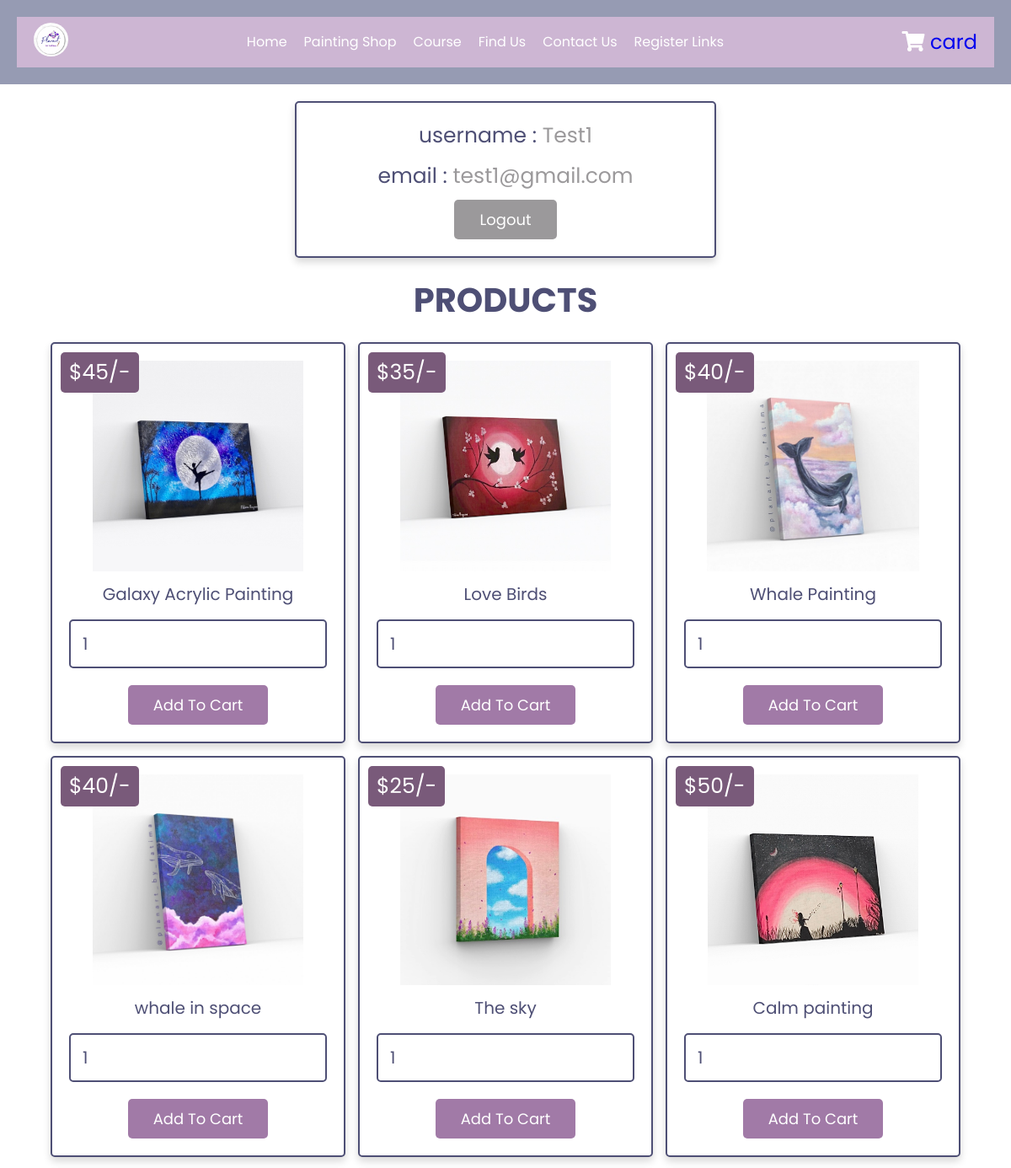
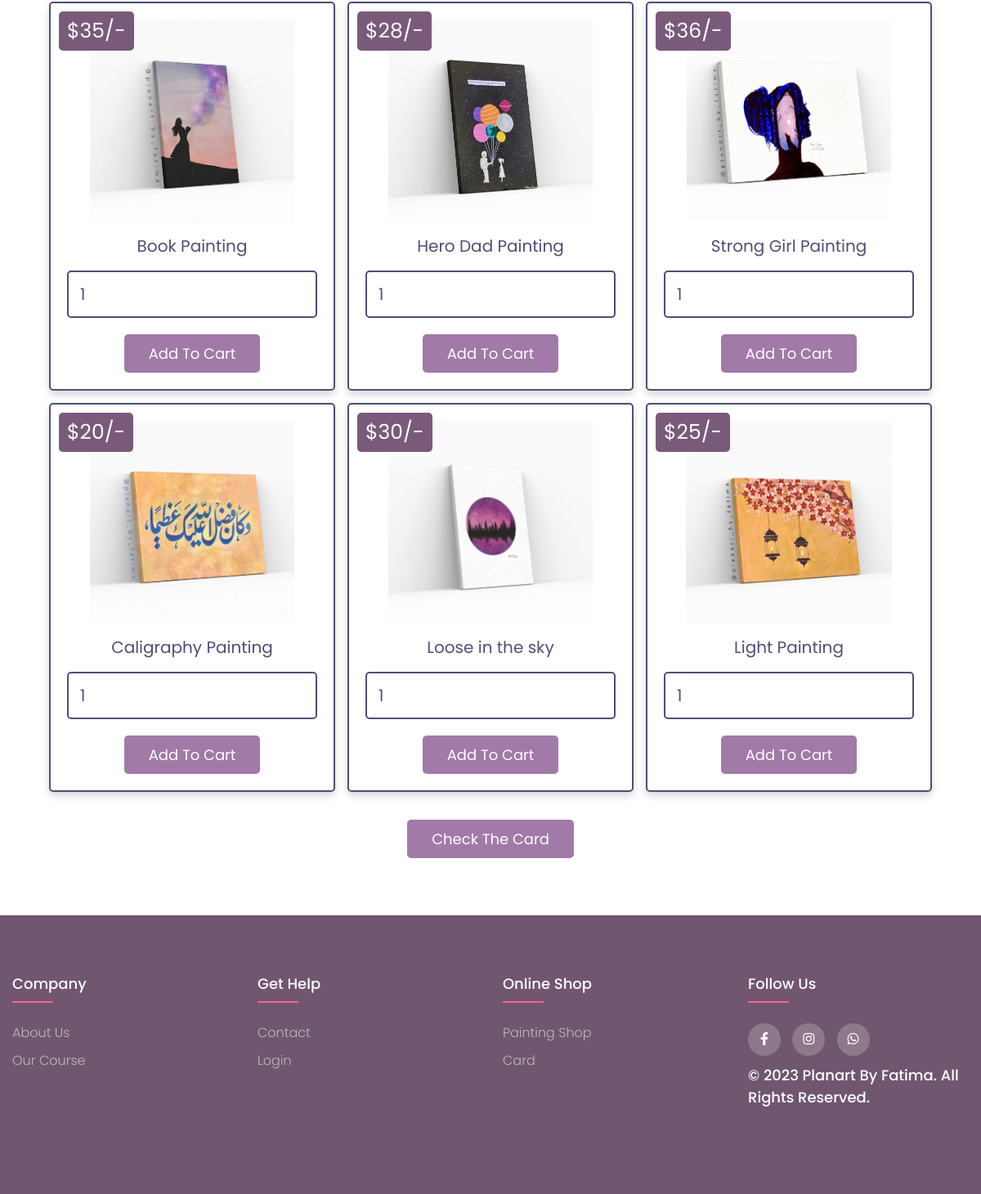
The page /planart/index.php (signed in) on the database its author committed (2 pictures, top to bottom).
### tables this page shows
CREATE TABLE `user_info` (
  `id` int(100) NOT NULL,
  `name` varchar(100) NOT NULL,
  `email` varchar(100) NOT NULL,
  `password` varchar(100) NOT NULL,
  `phone number` varchar(100) NOT NULL,
  `location` varchar(100) NOT NULL
);

CREATE TABLE `products` (
  `id` int(100) NOT NULL,
  `name` varchar(100) NOT NULL,
  `price` varchar(100) NOT NULL,
  `image` varchar(100) NOT NULL
);

### planart/index.php (the view, shortened to what this page needs)
<?php
include './db_config/connect.php';
$user_id = $_SESSION['user_id'];
?>
<!DOCTYPE html>
<html lang="en">
<head>
   <link rel="stylesheet" href="https://cdnjs.cloudflare.com/ajax/libs/font-awesome/5.15.3/css/all.min.css">
   <link rel="stylesheet" href="css/style.css">
   <link rel="stylesheet" type="text/css" href="./css/about.css">
</head>
<body>
<?php require "header.php";?>
<div class="container">
<div class="user-profile">
   <?php
      $select_user = mysqli_query($con, "SELECT * FROM `user_info` WHERE id = '$user_id'") or die('query failed');
      if(mysqli_num_rows($select_user) > 0){
         $fetch_user = mysqli_fetch_assoc($select_user);
      };
   ?>
   <p> username : <span><?php echo $fetch_user['name']; ?></span> </p>
   <p> email : <span><?php echo $fetch_user['email']; ?></span> </p>
   <div class="flex">
      <a href="index.php?logout=<?php echo $user_id; ?>" onclick="return confirm('are your sure you want to logout?');" class="delete-btn">logout</a>
   </div>
</div>
<div class="products">
   <h1 class="heading"> products</h1>
   <div class="box-container">
   <?php
      $select_product = mysqli_query($con, "SELECT * FROM `products`") or die('query failed');
      if(mysqli_num_rows($select_product) > 0){
         while($fetch_product = mysqli_fetch_assoc($select_product)){
   ?>
      <form method="post" class="box" action="">
         <img <img src="<?=$fetch_product['image']; ?>" alt="">
         <div class="name"><?php echo $fetch_product['name']; ?></div>
         <div class="price">$<?php echo $fetch_product['price']; ?>/-</div>
         <input type="number" min="1" name="product_quantity" value="1">
         <input type="submit" value="add to cart" name="add_to_cart" class="btn">
      </form>
   <?php
      };
   };
   ?>
   </div>
   <br>
   <center>
   <div class="cart-btn">
      <a href="card.php" class="btn <?php echo ($grand_total > 1)?'':'disabled'; ?>">Check The card</a>
   </div>
   </center>
</div>
</div>
</body>
<?php require "footer.php";?>
</html>

### planart/header.php
<header>
<head>
  <link rel="stylesheet" type="text/css" href="css/styles.css">
</head>
<body>
  <nav>
    <div class="logo">
      <img src="./images/logo.jpeg" alt="Logo">
    </div>
    <div class="navbar-links">
      <a href="home.php">Home</a>
      <a href="index.php">Painting Shop</a>
      <a href="course.php">Course</a>
      <a href="find.php">Find Us</a>
      <a href="contact.php">Contact Us</a>
      <a href="registerlinks.php">Register Links</a>
    </div>
    <div class="card-icon">
    <i class='fa fa-shopping-cart' style='color: white'></i>
    <a href="card.php">card</a>
    </div>
  </nav>
</header>

### planart/footer.php (shortened to what this page needs)
<!DOCTYPE html>
<html lang="en">
<head>
  <link rel="stylesheet" href="css/footer.css">
  <link rel="stylesheet" type="text/css" href="https://cdnjs.cloudflare.com/ajax/libs/font-awesome/5.15.1/css/all.min.css">
</head>
<body>
  <footer class="footer">
      <div class="row">
        <div class="footer-col">
          <h4>company</h4>
          <ul>
            <li><a href="find.php">about us</a></li>
            <li><a href="course.php">our course</a></li>
          </ul>
        </div>
        <div class="footer-col">
          <h4>get help</h4>
          <ul>
            <li><a href="contact.php">contact</a></li>
            <li><a href="login.php">login</a></li>
          </ul>
        </div>
        <div class="footer-col">
          <h4>online shop</h4>
          <ul>
            <li><a href="index.php">Painting shop</a></li>
            <li><a href="card.php">Card</a></li>
          </ul>
        </div>
        <div class="footer-col">
          <h4>follow us</h4>
          <div class="social-links">
            <a href="#"><i class="fab fa-facebook-f"></i></a>
            <a href="#"><i class="fab fa-instagram"></i></a>
            <a href="#"><i class="fab fa-whatsapp"></i></a>
            <p>&copy; 2023 Planart By Fatima. All rights reserved.</p>
          </div>
        </div>
      </div>
  </footer>
</body>
</html>

### planart/css/style.css (style rules this page uses)
:root { --blue:#a17aa7; --red:#9b999b; --orange:#795a7a; --black:#4e4f75; --white:#fff; --light-bg:#ffffff; --box-shadow:0 5px 10px rgba(0, 0, 0, 0.158); --border:2px solid var(--black); }
* { font-family: 'Poppins', sans-serif; margin:0; padding:0; box-sizing: border-box; outline: none; border: none; text-decoration: none; }
body { background-color: var(--light-bg); }
.btn, .delete-btn, .option-btn { display: inline-block; padding:10px 30px; cursor: pointer; font-size: 18px; color:var(--white); border-radius: 5px; text-transform: capitalize; }
.btn { background-color: var(--blue); margin-top: 10px; }
.delete-btn { background-color: var(--red); }
.container { padding:0 20px; margin:0 auto; max-width: 1200px; padding-bottom: 70px; }
.container .heading { text-align: center; margin-bottom: 20px; font-size: 40px; text-transform: uppercase; color:var(--black); }
.container .user-profile { padding:20px; text-align: center; border:var(--border); background-color: var(--white); box-shadow: var(--box-shadow); border-radius: 5px; margin:20px auto; max-width: 500px; }
.container .user-profile p { margin-bottom: 10px; font-size: 25px; color:var(--black); }
.container .user-profile p span { color:var(--red); }
.container .user-profile .flex { display: flex; justify-content: center; flex-wrap: wrap; gap:10px; align-items: flex-end; }
.container .products .box-container { display: flex; flex-wrap: wrap; gap:15px; justify-content: center; }
.container .products .box-container .box { text-align: center; border-radius: 5px; box-shadow: var(--box-shadow); border:var(--border); position: relative; padding:20px; background-color: var(--white); width: 350px; }
.container .products .box-container .box img { height: 250px; }
.container .products .box-container .box .name { font-size: 20px; color:var(--black); padding:5px 0; }
.container .products .box-container .box .price { position: absolute; top:10px; left:10px; padding:5px 10px; border-radius: 5px; background-color: var(--orange); color:var(--white); font-size: 25px; }
.container .products .box-container .box input[type="number"] { margin:10px 0; width: 100%; border:var(--border); border-radius: 5px; font-size: 20px; color:var(--black); padding:12px 14px }

### planart/css/about.css (style rules this page uses)
body { font-family: Arial, sans-serif; margin: 0; padding: 0; }
header { background-color: #969bb3; color: #fff; padding: 20px; text-align: center; }
h1 { margin: 0; }
* { box-sizing: border-box; }
.footer { background-color: #70566f; padding: 70px 0; }
.footer-col { width: 25%; padding: 0 15px; }
.footer-col h4 { font-size: 18px; color: #ffffff; text-transform: capitalize; margin-bottom: 35px; font-weight: 500; position: relative; }
.footer-col h4::before { content: ''; position: absolute; left:0; bottom: -10px; background-color: #fa5f93; height: 2px; box-sizing: border-box; width: 50px; }
.footer-col ul li:not(:last-child) { margin-bottom: 10px; }
.footer-col ul li a { font-size: 16px; text-transform: capitalize; color: #ffffff; text-decoration: none; font-weight: 300; color: #bbbbbb; display: block; transition: all 0.3s ease; }
.footer-col .social-links a { display: inline-block; height: 40px; width: 40px; background-color: rgba(255,255,255,0.2); margin:0 10px 10px 0; text-align: center; line-height: 40px; border-radius: 50%; color: #ffffff; transition: all 0.5s ease; }
.footer-col p { font-size: 18px; color: #ffffff; text-transform: capitalize; margin-bottom: 35px; font-weight: 500; position: relative; }

### planart/css/styles.css (style rules this page uses)
body, nav, ul { margin: 0; padding: 0; }
nav { background-color: #cdb6d3; display: flex; align-items: center; height: 60px; padding: 0 20px; }
.logo img { height: 40px; object-fit: cover; border-radius: 50%; }
.navbar-links { flex-grow: 1; display: flex; justify-content: center; }
.navbar-links a { color: #ffffff; text-decoration: none; margin: 0 10px; }
.card-icon { color: #fff; font-size: 24px; }

### rows shown on the page
user_info: name "Test1", email "test1@gmail.com"
products: image (picture), name "Galaxy Acrylic Painting", price "45"
products: image (picture), name "Love Birds", price "35"
products: image (picture), name "Whale Painting", price "40"
products: image (picture), name "whale in space", price "40"
products: image (picture), name "The sky", price "25"
products: image (picture), name "Calm painting", price "50"
products: image (picture), name "Book Painting", price "35"
products: image (picture), name "Hero Dad Painting", price "28"
products: image (picture), name "Strong Girl Painting", price "36"
products: image (picture), name "Caligraphy Painting", price "20"
products: image (picture), name "Loose in the sky", price "30"
products: image (picture), name "Light Painting", price "25"
